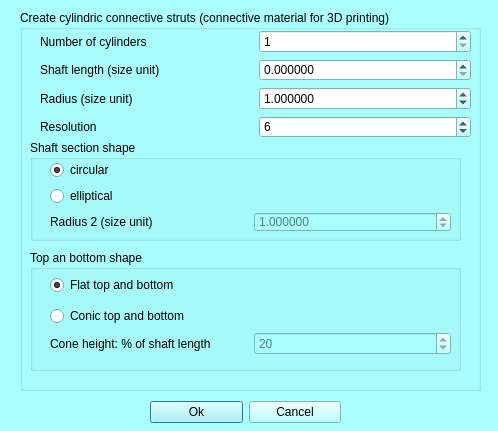
<?xml version="1.0" encoding="UTF-8"?>
<ui version="4.0">
 <class>mqCylinderDialog</class>
 <widget class="QDialog" name="mqCylinderDialog">
  <property name="geometry">
   <rect>
    <x>0</x>
    <y>0</y>
    <width>498</width>
    <height>431</height>
   </rect>
  </property>
  <property name="palette">
   <palette>
    <active>
     <colorrole role="WindowText">
      <brush brushstyle="SolidPattern">
       <color alpha="255">
        <red>0</red>
        <green>0</green>
        <blue>0</blue>
       </color>
      </brush>
     </colorrole>
     <colorrole role="Button">
      <brush brushstyle="SolidPattern">
       <color alpha="255">
        <red>170</red>
        <green>255</green>
        <blue>255</blue>
       </color>
      </brush>
     </colorrole>
     <colorrole role="Light">
      <brush brushstyle="SolidPattern">
       <color alpha="255">
        <red>255</red>
        <green>255</green>
        <blue>255</blue>
       </color>
      </brush>
     </colorrole>
     <colorrole role="Midlight">
      <brush brushstyle="SolidPattern">
       <color alpha="255">
        <red>212</red>
        <green>255</green>
        <blue>255</blue>
       </color>
      </brush>
     </colorrole>
     <colorrole role="Dark">
      <brush brushstyle="SolidPattern">
       <color alpha="255">
        <red>85</red>
        <green>127</green>
        <blue>127</blue>
       </color>
      </brush>
     </colorrole>
     <colorrole role="Mid">
      <brush brushstyle="SolidPattern">
       <color alpha="255">
        <red>113</red>
        <green>170</green>
        <blue>170</blue>
       </color>
      </brush>
     </colorrole>
     <colorrole role="Text">
      <brush brushstyle="SolidPattern">
       <color alpha="255">
        <red>0</red>
        <green>0</green>
        <blue>0</blue>
       </color>
      </brush>
     </colorrole>
     <colorrole role="BrightText">
      <brush brushstyle="SolidPattern">
       <color alpha="255">
        <red>255</red>
        <green>255</green>
        <blue>255</blue>
       </color>
      </brush>
     </colorrole>
     <colorrole role="ButtonText">
      <brush brushstyle="SolidPattern">
       <color alpha="255">
        <red>0</red>
        <green>0</green>
        <blue>0</blue>
       </color>
      </brush>
     </colorrole>
     <colorrole role="Base">
      <brush brushstyle="SolidPattern">
       <color alpha="255">
        <red>255</red>
        <green>255</green>
        <blue>255</blue>
       </color>
      </brush>
     </colorrole>
     <colorrole role="Window">
      <brush brushstyle="SolidPattern">
       <color alpha="255">
        <red>170</red>
        <green>255</green>
        <blue>255</blue>
       </color>
      </brush>
     </colorrole>
     <colorrole role="Shadow">
      <brush brushstyle="SolidPattern">
       <color alpha="255">
        <red>0</red>
        <green>0</green>
        <blue>0</blue>
       </color>
      </brush>
     </colorrole>
     <colorrole role="AlternateBase">
      <brush brushstyle="SolidPattern">
       <color alpha="255">
        <red>212</red>
        <green>255</green>
        <blue>255</blue>
       </color>
      </brush>
     </colorrole>
     <colorrole role="ToolTipBase">
      <brush brushstyle="SolidPattern">
       <color alpha="255">
        <red>255</red>
        <green>255</green>
        <blue>220</blue>
       </color>
      </brush>
     </colorrole>
     <colorrole role="ToolTipText">
      <brush brushstyle="SolidPattern">
       <color alpha="255">
        <red>0</red>
        <green>0</green>
        <blue>0</blue>
       </color>
      </brush>
     </colorrole>
    </active>
    <inactive>
     <colorrole role="WindowText">
      <brush brushstyle="SolidPattern">
       <color alpha="255">
        <red>0</red>
        <green>0</green>
        <blue>0</blue>
       </color>
      </brush>
     </colorrole>
     <colorrole role="Button">
      <brush brushstyle="SolidPattern">
       <color alpha="255">
        <red>170</red>
        <green>255</green>
        <blue>255</blue>
       </color>
      </brush>
     </colorrole>
     <colorrole role="Light">
      <brush brushstyle="SolidPattern">
       <color alpha="255">
        <red>255</red>
        <green>255</green>
        <blue>255</blue>
       </color>
      </brush>
     </colorrole>
     <colorrole role="Midlight">
      <brush brushstyle="SolidPattern">
       <color alpha="255">
        <red>212</red>
        <green>255</green>
        <blue>255</blue>
       </color>
      </brush>
     </colorrole>
     <colorrole role="Dark">
      <brush brushstyle="SolidPattern">
       <color alpha="255">
        <red>85</red>
        <green>127</green>
        <blue>127</blue>
       </color>
      </brush>
     </colorrole>
     <colorrole role="Mid">
      <brush brushstyle="SolidPattern">
       <color alpha="255">
        <red>113</red>
        <green>170</green>
        <blue>170</blue>
       </color>
      </brush>
     </colorrole>
     <colorrole role="Text">
      <brush brushstyle="SolidPattern">
       <color alpha="255">
        <red>0</red>
        <green>0</green>
        <blue>0</blue>
       </color>
      </brush>
     </colorrole>
     <colorrole role="BrightText">
      <brush brushstyle="SolidPattern">
       <color alpha="255">
        <red>255</red>
        <green>255</green>
        <blue>255</blue>
       </color>
      </brush>
     </colorrole>
     <colorrole role="ButtonText">
      <brush brushstyle="SolidPattern">
       <color alpha="255">
        <red>0</red>
        <green>0</green>
        <blue>0</blue>
       </color>
      </brush>
     </colorrole>
     <colorrole role="Base">
      <brush brushstyle="SolidPattern">
       <color alpha="255">
        <red>255</red>
        <green>255</green>
        <blue>255</blue>
       </color>
      </brush>
     </colorrole>
     <colorrole role="Window">
      <brush brushstyle="SolidPattern">
       <color alpha="255">
        <red>170</red>
        <green>255</green>
        <blue>255</blue>
       </color>
      </brush>
     </colorrole>
     <colorrole role="Shadow">
      <brush brushstyle="SolidPattern">
       <color alpha="255">
        <red>0</red>
        <green>0</green>
        <blue>0</blue>
       </color>
      </brush>
     </colorrole>
     <colorrole role="AlternateBase">
      <brush brushstyle="SolidPattern">
       <color alpha="255">
        <red>212</red>
        <green>255</green>
        <blue>255</blue>
       </color>
      </brush>
     </colorrole>
     <colorrole role="ToolTipBase">
      <brush brushstyle="SolidPattern">
       <color alpha="255">
        <red>255</red>
        <green>255</green>
        <blue>220</blue>
       </color>
      </brush>
     </colorrole>
     <colorrole role="ToolTipText">
      <brush brushstyle="SolidPattern">
       <color alpha="255">
        <red>0</red>
        <green>0</green>
        <blue>0</blue>
       </color>
      </brush>
     </colorrole>
    </inactive>
    <disabled>
     <colorrole role="WindowText">
      <brush brushstyle="SolidPattern">
       <color alpha="255">
        <red>85</red>
        <green>127</green>
        <blue>127</blue>
       </color>
      </brush>
     </colorrole>
     <colorrole role="Button">
      <brush brushstyle="SolidPattern">
       <color alpha="255">
        <red>170</red>
        <green>255</green>
        <blue>255</blue>
       </color>
      </brush>
     </colorrole>
     <colorrole role="Light">
      <brush brushstyle="SolidPattern">
       <color alpha="255">
        <red>255</red>
        <green>255</green>
        <blue>255</blue>
       </color>
      </brush>
     </colorrole>
     <colorrole role="Midlight">
      <brush brushstyle="SolidPattern">
       <color alpha="255">
        <red>212</red>
        <green>255</green>
        <blue>255</blue>
       </color>
      </brush>
     </colorrole>
     <colorrole role="Dark">
      <brush brushstyle="SolidPattern">
       <color alpha="255">
        <red>85</red>
        <green>127</green>
        <blue>127</blue>
       </color>
      </brush>
     </colorrole>
     <colorrole role="Mid">
      <brush brushstyle="SolidPattern">
       <color alpha="255">
        <red>113</red>
        <green>170</green>
        <blue>170</blue>
       </color>
      </brush>
     </colorrole>
     <colorrole role="Text">
      <brush brushstyle="SolidPattern">
       <color alpha="255">
        <red>85</red>
        <green>127</green>
        <blue>127</blue>
       </color>
      </brush>
     </colorrole>
     <colorrole role="BrightText">
      <brush brushstyle="SolidPattern">
       <color alpha="255">
        <red>255</red>
        <green>255</green>
        <blue>255</blue>
       </color>
      </brush>
     </colorrole>
     <colorrole role="ButtonText">
      <brush brushstyle="SolidPattern">
       <color alpha="255">
        <red>85</red>
        <green>127</green>
        <blue>127</blue>
       </color>
      </brush>
     </colorrole>
     <colorrole role="Base">
      <brush brushstyle="SolidPattern">
       <color alpha="255">
        <red>170</red>
        <green>255</green>
        <blue>255</blue>
       </color>
      </brush>
     </colorrole>
     <colorrole role="Window">
      <brush brushstyle="SolidPattern">
       <color alpha="255">
        <red>170</red>
        <green>255</green>
        <blue>255</blue>
       </color>
      </brush>
     </colorrole>
     <colorrole role="Shadow">
      <brush brushstyle="SolidPattern">
       <color alpha="255">
        <red>0</red>
        <green>0</green>
        <blue>0</blue>
       </color>
      </brush>
     </colorrole>
     <colorrole role="AlternateBase">
      <brush brushstyle="SolidPattern">
       <color alpha="255">
        <red>170</red>
        <green>255</green>
        <blue>255</blue>
       </color>
      </brush>
     </colorrole>
     <colorrole role="ToolTipBase">
      <brush brushstyle="SolidPattern">
       <color alpha="255">
        <red>255</red>
        <green>255</green>
        <blue>220</blue>
       </color>
      </brush>
     </colorrole>
     <colorrole role="ToolTipText">
      <brush brushstyle="SolidPattern">
       <color alpha="255">
        <red>0</red>
        <green>0</green>
        <blue>0</blue>
       </color>
      </brush>
     </colorrole>
    </disabled>
   </palette>
  </property>
  <property name="windowTitle">
   <string>Create 3D printing connective material</string>
  </property>
  <widget class="QWidget" name="layoutWidget">
   <property name="geometry">
    <rect>
     <x>150</x>
     <y>400</y>
     <width>191</width>
     <height>25</height>
    </rect>
   </property>
   <layout class="QHBoxLayout" name="horizontalLayout_2">
    <item>
     <widget class="QPushButton" name="ok">
      <property name="text">
       <string>Ok</string>
      </property>
     </widget>
    </item>
    <item>
     <widget class="QPushButton" name="cancel">
      <property name="text">
       <string>Cancel</string>
      </property>
     </widget>
    </item>
   </layout>
  </widget>
  <widget class="QGroupBox" name="groupBox">
   <property name="geometry">
    <rect>
     <x>20</x>
     <y>10</y>
     <width>461</width>
     <height>381</height>
    </rect>
   </property>
   <property name="title">
    <string>Create cylindric connective struts (connective material for 3D printing)</string>
   </property>
   <widget class="QWidget" name="verticalLayoutWidget">
    <property name="geometry">
     <rect>
      <x>20</x>
      <y>20</y>
      <width>431</width>
      <height>108</height>
     </rect>
    </property>
    <layout class="QVBoxLayout" name="verticalLayout">
     <item>
      <layout class="QHBoxLayout" name="horizontalLayout_7">
       <item>
        <widget class="QLabel" name="label_6">
         <property name="text">
          <string>Number of cylinders</string>
         </property>
        </widget>
       </item>
       <item>
        <widget class="QSpinBox" name="cylinderNumber">
         <property name="minimum">
          <number>1</number>
         </property>
        </widget>
       </item>
      </layout>
     </item>
     <item>
      <layout class="QHBoxLayout" name="horizontalLayout_3">
       <item>
        <widget class="QLabel" name="label_2">
         <property name="text">
          <string>Shaft length (size unit)</string>
         </property>
        </widget>
       </item>
       <item>
        <widget class="QDoubleSpinBox" name="cylinderHeight">
         <property name="enabled">
          <bool>true</bool>
         </property>
         <property name="toolTip">
          <string>This value defines, for each point of the surface, the size of the sphere centered on that point which will be used to estimate local complexity</string>
         </property>
         <property name="decimals">
          <number>6</number>
         </property>
        </widget>
       </item>
      </layout>
     </item>
     <item>
      <layout class="QHBoxLayout" name="horizontalLayout">
       <item>
        <widget class="QLabel" name="label_3">
         <property name="text">
          <string>Radius (size unit)</string>
         </property>
        </widget>
       </item>
       <item>
        <widget class="QDoubleSpinBox" name="cylinderRadius">
         <property name="decimals">
          <number>6</number>
         </property>
         <property name="minimum">
          <double>0.000000000000000</double>
         </property>
         <property name="maximum">
          <double>100.000000000000000</double>
         </property>
         <property name="singleStep">
          <double>0.500000000000000</double>
         </property>
         <property name="value">
          <double>1.000000000000000</double>
         </property>
        </widget>
       </item>
      </layout>
     </item>
     <item>
      <layout class="QHBoxLayout" name="horizontalLayout_6">
       <item>
        <widget class="QLabel" name="label">
         <property name="text">
          <string>Resolution</string>
         </property>
        </widget>
       </item>
       <item>
        <widget class="QSpinBox" name="cylinderResolution">
         <property name="minimum">
          <number>3</number>
         </property>
         <property name="maximum">
          <number>1000</number>
         </property>
         <property name="value">
          <number>6</number>
         </property>
        </widget>
       </item>
      </layout>
     </item>
    </layout>
   </widget>
   <widget class="QGroupBox" name="groupBox_2">
    <property name="geometry">
     <rect>
      <x>10</x>
      <y>240</y>
      <width>431</width>
      <height>121</height>
     </rect>
    </property>
    <property name="title">
     <string>Top an bottom shape</string>
    </property>
    <widget class="QWidget" name="verticalLayoutWidget_2">
     <property name="geometry">
      <rect>
       <x>20</x>
       <y>20</y>
       <width>401</width>
       <height>91</height>
      </rect>
     </property>
     <layout class="QVBoxLayout" name="verticalLayout_4">
      <item>
       <widget class="QRadioButton" name="cylinder">
        <property name="text">
         <string>Flat top and bottom</string>
        </property>
        <property name="checked">
         <bool>true</bool>
        </property>
       </widget>
      </item>
      <item>
       <layout class="QVBoxLayout" name="verticalLayout_2">
        <item>
         <widget class="QRadioButton" name="cone">
          <property name="text">
           <string>Conic top and bottom</string>
          </property>
          <property name="checked">
           <bool>false</bool>
          </property>
         </widget>
        </item>
        <item>
         <layout class="QHBoxLayout" name="horizontalLayout_4">
          <item>
           <widget class="QLabel" name="label_4">
            <property name="text">
             <string>Cone height: % of shaft length</string>
            </property>
           </widget>
          </item>
          <item>
           <widget class="QSpinBox" name="coneHeight">
            <property name="enabled">
             <bool>false</bool>
            </property>
            <property name="singleStep">
             <number>1</number>
            </property>
            <property name="value">
             <number>20</number>
            </property>
           </widget>
          </item>
         </layout>
        </item>
       </layout>
      </item>
     </layout>
    </widget>
   </widget>
   <widget class="QGroupBox" name="groupBox_3">
    <property name="geometry">
     <rect>
      <x>10</x>
      <y>130</y>
      <width>431</width>
      <height>101</height>
     </rect>
    </property>
    <property name="title">
     <string>Shaft section shape</string>
    </property>
    <widget class="QWidget" name="verticalLayoutWidget_3">
     <property name="geometry">
      <rect>
       <x>20</x>
       <y>20</y>
       <width>401</width>
       <height>72</height>
      </rect>
     </property>
     <layout class="QVBoxLayout" name="verticalLayout_5">
      <item>
       <layout class="QVBoxLayout" name="verticalLayout_3">
        <item>
         <widget class="QRadioButton" name="circular_shaft">
          <property name="text">
           <string>circular</string>
          </property>
          <property name="checked">
           <bool>true</bool>
          </property>
         </widget>
        </item>
        <item>
         <widget class="QRadioButton" name="elliptical_shaft">
          <property name="text">
           <string>elliptical</string>
          </property>
          <property name="checked">
           <bool>false</bool>
          </property>
         </widget>
        </item>
        <item>
         <layout class="QHBoxLayout" name="horizontalLayout_8">
          <item>
           <widget class="QLabel" name="label_7">
            <property name="text">
             <string>Radius 2 (size unit)</string>
            </property>
           </widget>
          </item>
          <item>
           <widget class="QDoubleSpinBox" name="cylinderRadius2">
            <property name="enabled">
             <bool>false</bool>
            </property>
            <property name="decimals">
             <number>6</number>
            </property>
            <property name="minimum">
             <double>0.000000000000000</double>
            </property>
            <property name="maximum">
             <double>100.000000000000000</double>
            </property>
            <property name="singleStep">
             <double>0.500000000000000</double>
            </property>
            <property name="value">
             <double>1.000000000000000</double>
            </property>
           </widget>
          </item>
         </layout>
        </item>
       </layout>
      </item>
     </layout>
    </widget>
   </widget>
  </widget>
 </widget>
 <resources>
  <include location="../Icons/icons.qrc"/>
  <include location="../Icons/icons.qrc"/>
 </resources>
 <connections/>
</ui>
